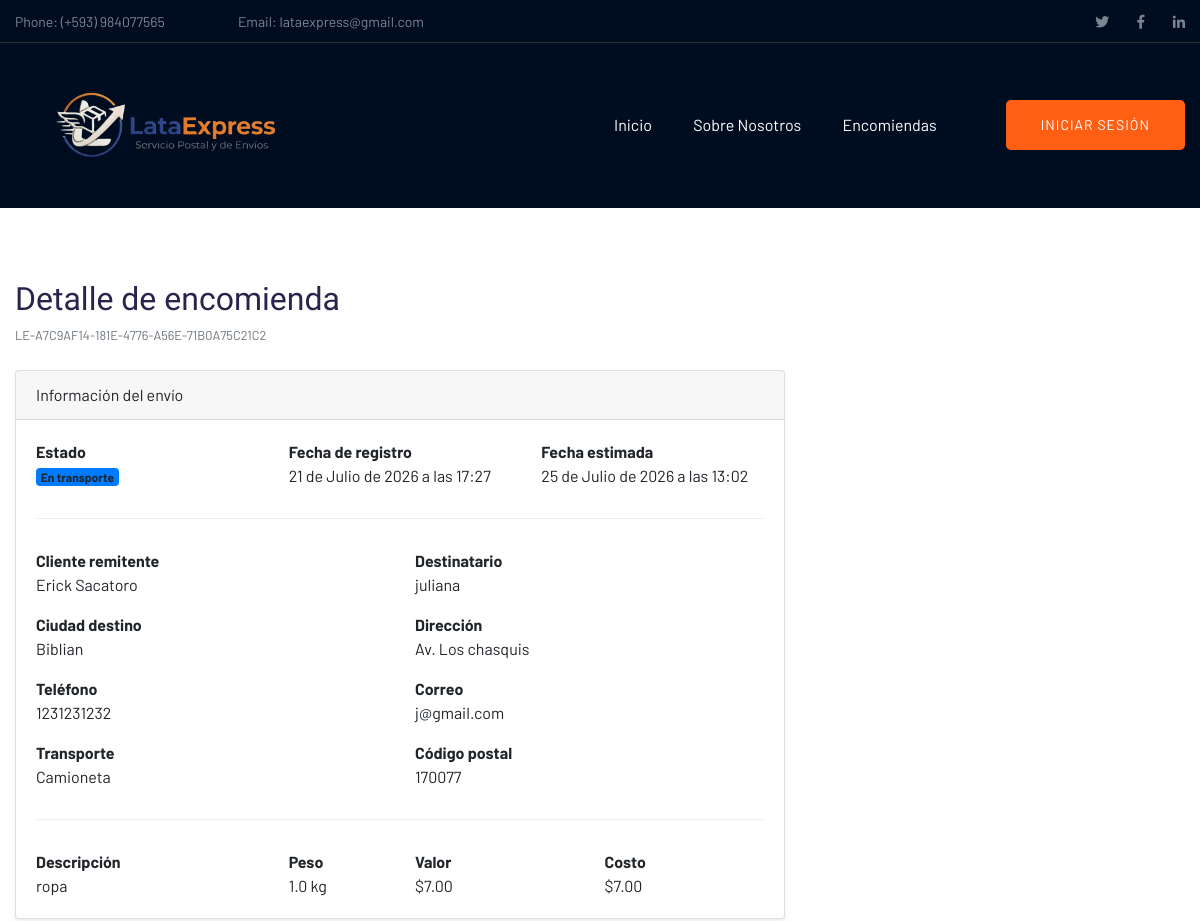
The page /detalle_encomienda/7/ (upper part) on the database as committed earlier.
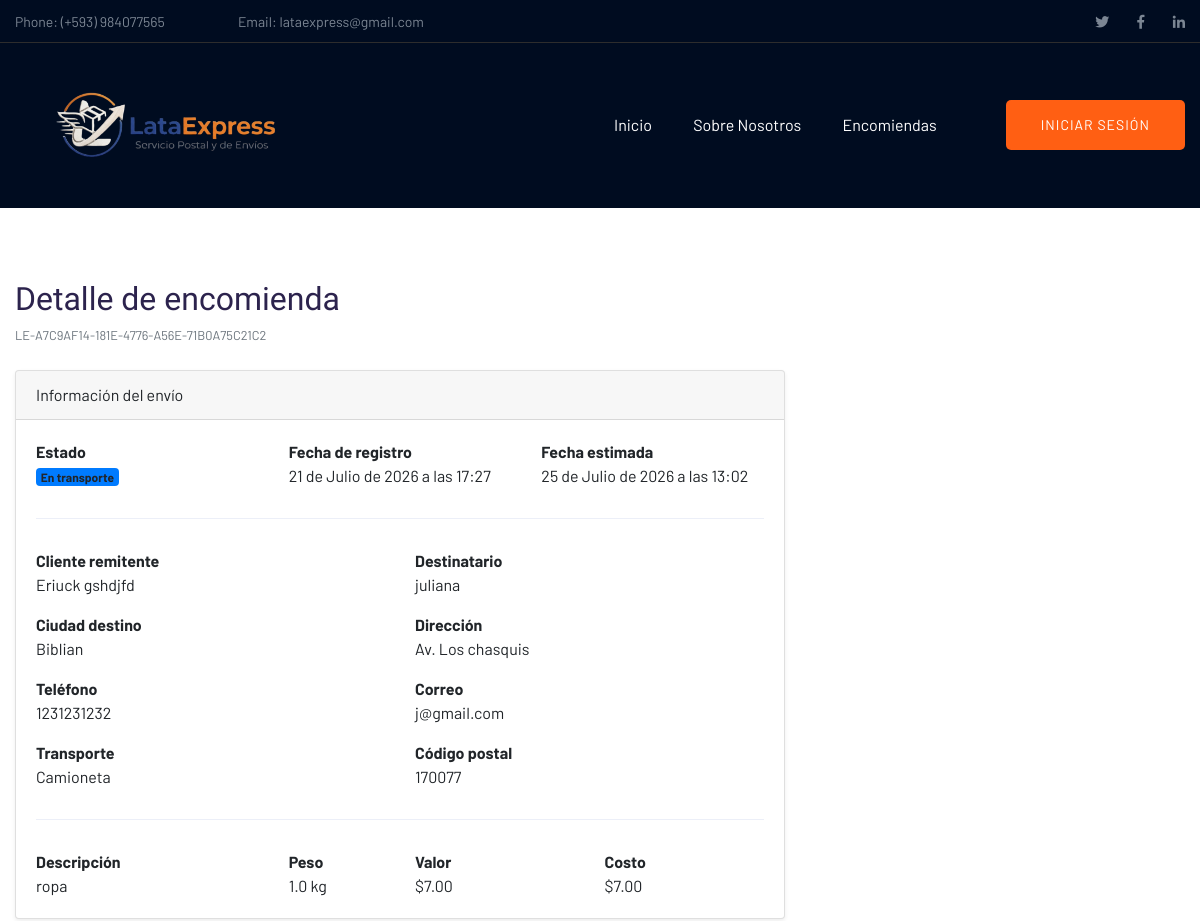
The same page on the database as committed later.
### Envio/models.py (models this page shows, shortened)
class Encomienda(models.Model):
    ESTADOS = [
        ('OFICINA', 'En oficina'),
        ('TRANSPORTE', 'En transporte'),
        ('ENTREGADO', 'Entregado'),
    ]
    TRANSPORTE = [
        ('BUS', 'Bus'),
        ('CAMIONETA', 'Camioneta'),
        ('MOTO', 'Moto'),
    ]
    codigo = models.UUIDField(default=uuid.uuid4, editable=False, unique=True)
    cliente = models.ForeignKey(Cliente, on_delete=models.CASCADE)
    destino = models.ForeignKey(Destino, on_delete=models.CASCADE)
    descripcion = models.TextField()
    peso = models.FloatField()
    precio = models.DecimalField(max_digits=8, decimal_places=2)
    nombre_destinatario = models.CharField(max_length=150)
    cedula_destinatario = models.CharField(max_length=10)
    email_destinatario = models.EmailField()
    telefono_destinatario = models.CharField(max_length=15)
    estado = models.CharField(max_length=20, choices=ESTADOS, default='OFICINA')
    transporte = models.CharField(max_length=20, choices=TRANSPORTE)
    fecha_envio = models.DateTimeField(auto_now_add=True)
    fecha_estimada = models.DateTimeField()

class Cliente(models.Model):
    nombre = models.CharField(max_length=100)
    apellido= models.CharField(max_length=100)
    cedula = models.CharField(max_length=10, unique=True)
    email = models.EmailField()
    telefono = models.CharField(max_length=10)

class Destino(models.Model):
    ciudad = models.CharField(max_length=100)
    direccion = models.CharField(max_length=200)
    codigo_postal = models.CharField(max_length=6)
    nombre_destinatario = models.CharField(max_length=100, null=True, blank=True)
    cedula_destinatario = models.CharField(max_length=10, null=True, blank=True)
    email_destinatario = models.EmailField(null=True, blank=True)
    telefono_destinatario = models.CharField(max_length=15, null=True, blank=True)

### Envio/views.py (the view)
# urls.py: path('detalle_encomienda/<int:id>/', views.detalle_encomienda),
def detalle_encomienda(request, id):
    encomienda = Encomienda.objects.select_related('cliente', 'destino').get(id=id)
    return render(request, 'detalle_encomienda.html', {
        'encomienda': encomienda
    })

### Envio/templates/detalle_encomienda.html (shortened to what the changed rows need)
{% extends "plantillaPrincipal.html" %}
{% block contenido %}
<div class="container mt-4">
    <h2 class="mb-1">Detalle de encomienda</h2>
    <small class="text-muted badge-codigo" title="{{ encomienda.codigo }}"
                              onclick="copiarCodigo('{{ encomienda.codigo }}')">
                            LE-{{ encomienda.codigo|slice:":8"|upper }}
    </small>
    <div class="row mt-4">
        <div class="col-md-8">
            <div class="card shadow-sm">
                <div class="card-body">
                    <div class="row mb-3">
                        <div class="col-md-4">
                            <strong>Estado</strong><br>
                            <span class="badge bg-primary">
                                {{ encomienda.get_estado_display }}
                            </span>
                        </div>
                        <div class="col-md-4">
                            <strong>Fecha de registro</strong><br>
                            {{ encomienda.fecha_envio }}
                        </div>
                        <div class="col-md-4">
                            <strong>Fecha estimada</strong><br>
                            {{ encomienda.fecha_estimada }}
                        </div>
                    </div>
                    <div class="row mb-3">
                        <div class="col-md-6">
                            <strong>Cliente remitente</strong><br>
                            {{ encomienda.cliente.nombre }} {{ encomienda.cliente.apellido }}
                        </div>
                        <div class="col-md-6">
                            <strong>Destinatario</strong><br>
                            {{ encomienda.nombre_destinatario }}
                        </div>
                    </div>
                    <div class="row mb-3">
                        <div class="col-md-6">
                            <strong>Ciudad destino</strong><br>
                            {{ encomienda.destino.ciudad }}
                        </div>
                        <div class="col-md-6">
                            <strong>Dirección</strong><br>
                            {{ encomienda.destino.direccion }}
                        </div>
                    </div>
                    <div class="row mb-3">
                        <div class="col-md-6">
                            <strong>Teléfono</strong><br>
                            {{ encomienda.telefono_destinatario }}
                        </div>
                        <div class="col-md-6">
                            <strong>Correo</strong><br>
                            {{ encomienda.email_destinatario }}
                        </div>
                    </div>
                    <div class="row mb-3">
                        <div class="col-md-6">
                            <strong>Transporte</strong><br>
                            {{ encomienda.get_transporte_display }}
                        </div>
                        <div class="col-md-6">
                            <strong>Código postal</strong><br>
                            {{ encomienda.destino.codigo_postal }}
                        </div>
                    </div>
                    <div class="row">
                        <div class="col-md-4">
                            <strong>Descripción</strong><br>
                            {{ encomienda.descripcion }}
                        </div>
                        <div class="col-md-2">
                            <strong>Peso</strong><br>
                            {{ encomienda.peso }} kg
                        </div>
                        <div class="col-md-3">
                            <strong>Valor</strong><br>
                            ${{ encomienda.precio }}
                        </div>
                        <div class="col-md-3">
                            <strong>Costo</strong><br>
                            ${{ encomienda.precio }}
                        </div>
                    </div>
                </div>
            </div>
        </div>
    </div>
</div>
<br><br><br>
{% endblock %}

Rows that differ between the two databases and show on the page:
changed through a linked row, Encomienda "juliana": cliente.nombre "Erick" → "Eriuck"; cliente.apellido "Sacatoro" → "gshdjfd"
